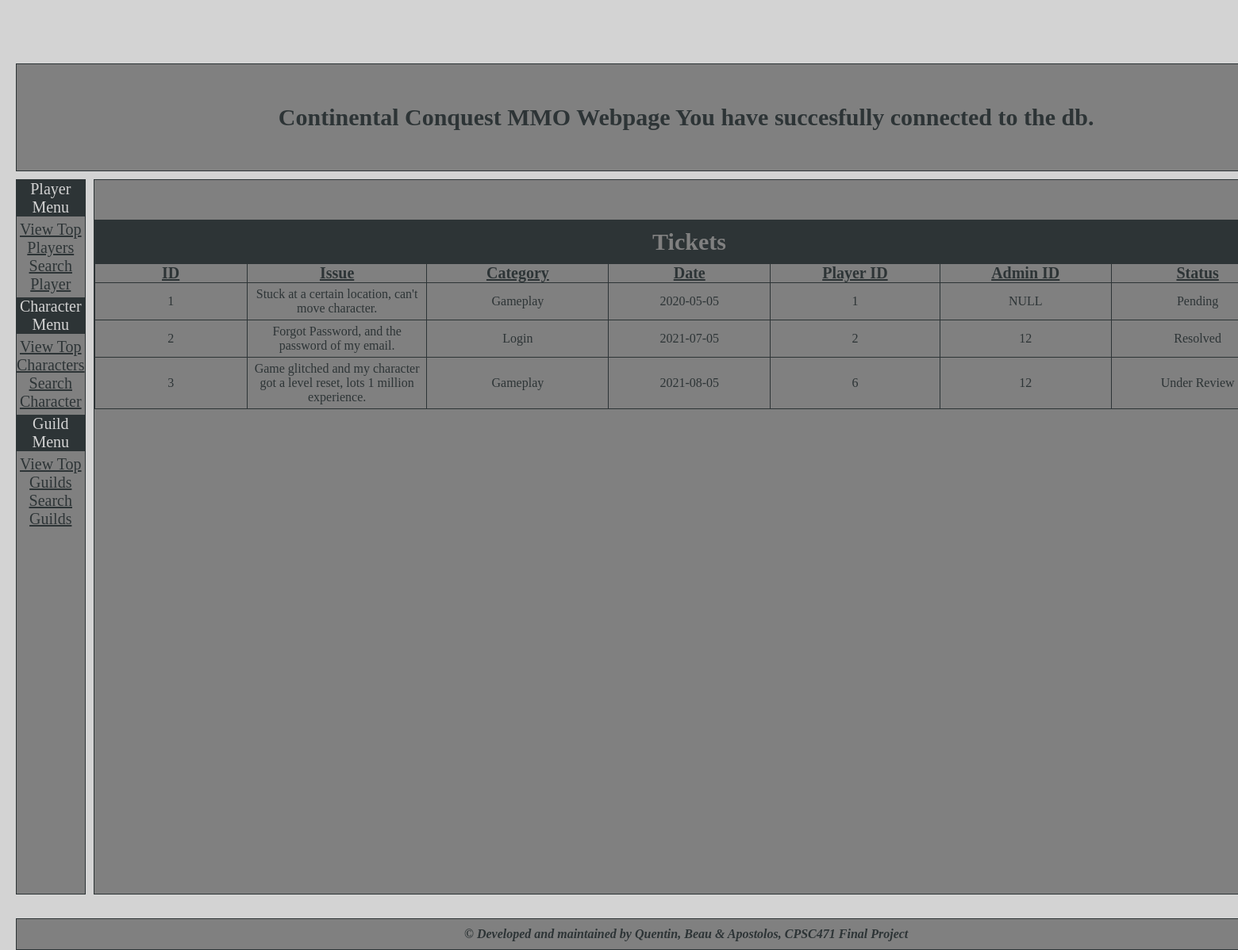
Screenshot of /viewtickets.php with the database file from the repository.
### tables this page shows
CREATE TABLE TICKET (
	Ticket_ID INTEGER NOT NULL auto_increment,
    Issue VARCHAR(500) NOT NULL,
    Category VARCHAR(30) NOT NULL,
    Date DATE NOT NULL,
    Player_ID INTEGER NOT NULL,
    Admin_ID INTEGER,
    Status VARCHAR(15) NOT NULL,
	PRIMARY KEY (Ticket_ID),
    FOREIGN KEY (Player_ID) REFERENCES PLAYERS (Player_ID),
    FOREIGN KEY (Admin_ID) REFERENCES ADMINS (Admin_ID)
);

### include/functions.php (called while the page is built, shortened)
<?php
    class Database {
        function init_connection($servername, $db, $username, $password) {
            $this->connection = mysqli_connect($servername, $username, $password, $db);
        }
    }
?>

### viewtickets.php (the view, shortened to what this page needs)
<?php
    include 'include/header.php';
    include 'include/left-menu.php';
?>
                <div class="center">
                    <div id="center-content">
                        <table id="table_players">
                            <tr class="table_players_row">
                                <td class="table_players_data" id="table_players_title" colspan="7" >
                                    Tickets
                                </td>
                            <tr class="table_players_row">
                                <td class="table_players_header_data">
                                    ID
                                </td>
                                <td class="table_players_header_data">
                                    Issue
                                </td>
                                <td class="table_players_header_data">
                                    Category
                                </td>
                                <td class="table_players_header_data">
                                    Date
                                </td>
                                <td class="table_players_header_data">
                                    Player ID
                                </td>
                                <td class="table_players_header_data">
                                    Admin ID
                                </td>
                                <td class="table_players_header_data">
                                    Status
                                </td>
                            </tr>
                            <?php
                                $result = $db->connection->query('SELECT * from TICKET');
                                foreach($result as $row) {
                                    echo "  <tr class='table_players_row'>
                                                <td class='table_players_data'>
                                                    ".$row['Ticket_ID']."
                                                </td>
                                                <td class='table_players_data'>
                                                    ".$row['Issue']."
                                                </td>
                                                <td class='table_players_data'>
                                                    ".$row['Category']."
                                                </td>
                                                <td class='table_players_data'>
                                                    ".$row['Date']."
                                                </td>
                                                <td class='table_players_data'>
                                                    ".$row['Player_ID']."
                                                </td>
                                                <td class='table_players_data'>
                                                    ".(($row['Admin_ID'] == "") ? ("NULL") : ($row['Admin_ID'])) ."
                                                </td>
                                                <td class='table_players_data'>
                                                    ".$row['Status']."
                                                </td>
                                            </tr>
                                        ";
                                }
                            ?>
                        </table>
                    </div>
                </div>
<?php
    include 'include/footer.php';
?>

### include/theme.css (style rules this page uses)
html { height: 100%; color: #2D3436; background-color:lightgray; }
body { min-height: 100%; margin: 0; }
.center { grid-area: main; border:1px solid #2D3436; min-height: 900px; }
#center-content { margin-top: 50px; margin-left: auto; margin-right: auto; margin-bottom:auto; width: 1500px; text-align: center; }
.grid-container > div { background-color:gray; text-align: center; padding: 0px; font-size: 20px; }
#table_players { border: 1px solid #2D3436; border-collapse: collapse; margin-left: auto; margin-right: auto; margin-bottom:auto; }
#table_players_title { padding-top: 10px; padding-bottom:10px; font-weight:bold; font-size: 30px; background-color:#2D3436; color:gray; }
.table_players_header_data { border: 1px solid #2D3436; margin: 0; padding: 0; width : 500px; font-size: 20px; font-weight: bold; text-decoration: underline; }
.table_players_data { border: 1px solid #2D3436; margin: 0; padding-top: 5px; padding-bottom: 5px; width : 500px; font-size: 16px; }

### rows the page displays
ticket: Ticket_ID "1", Issue "Stuck at a certain location, can't move character.", Category "Gameplay", Date "2020-05-05", Player_ID "1", shows "NULL", Status "Pending"
ticket: Ticket_ID "2", Issue "Forgot Password, and the password of my email.", Category "Login", Date "2021-07-05", Player_ID "2", Admin_ID "12", Status "Resolved"
ticket: Ticket_ID "3", Issue "Game glitched and my character got a level reset, lots 1 million experience.", Category "Gameplay", Date "2021-08-05", Player_ID "6", Admin_ID "12", Status "Under Review"
